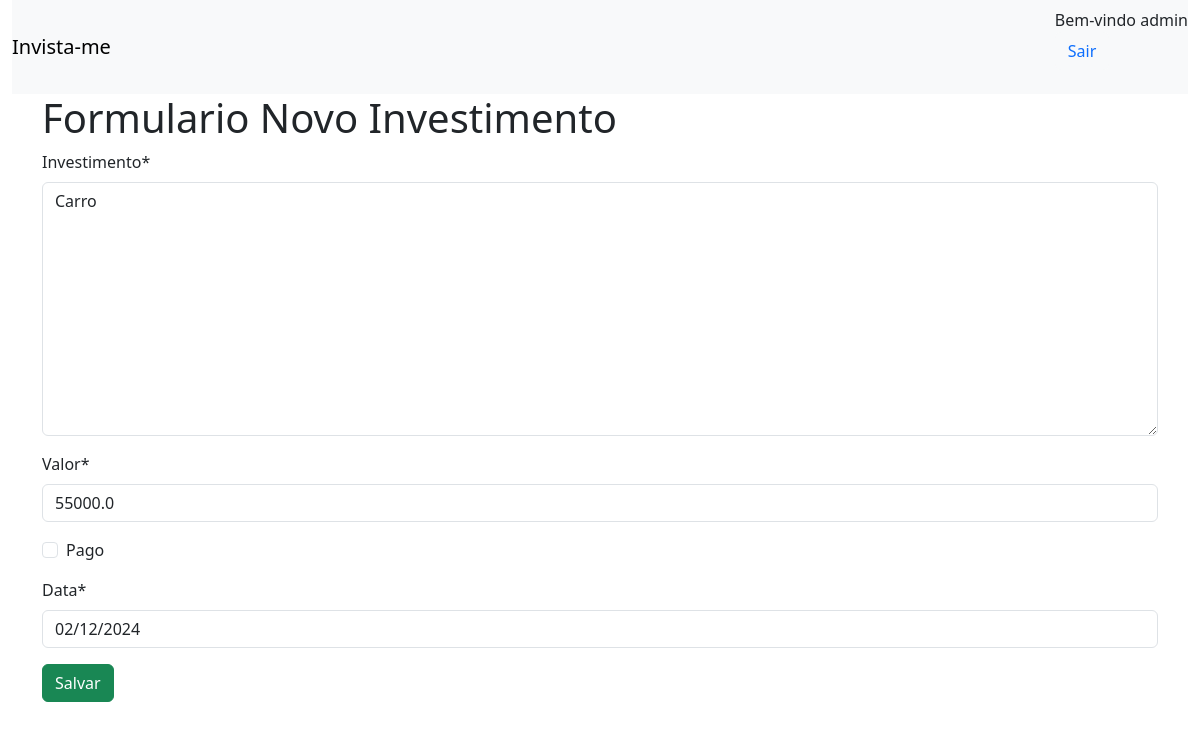
Screenshot of /novo_investimento/2 (signed in) with the database file from the repository.
### invista_me/models.py (models this page shows)
class Investimento(models.Model):
    investimento = models.TextField(max_length=255)
    valor = models.FloatField()
    pago = models.BooleanField(default=False)
    data = models.DateField(default=datetime.now)

### invista_me/views.py (the view)
# urls.py: path('novo_investimento/<int:id_investimento>',editar, name='editar'),
@login_required
def editar(request, id_investimento):
    investimento = Investimento.objects.get(pk=id_investimento)
    if request.method == 'GET':
        formulario = InvestimentoForm(instance=investimento)
        return render(request, 'investimentos/novo_investimento.html', {'formulario':formulario})
    else:
        formulario = InvestimentoForm(request.POST, instance=investimento)
        if formulario.is_valid():
            formulario.save()
        return redirect('investimentos')

### invista_me/forms.py
class InvestimentoForm(ModelForm):
    class Meta:
        model = Investimento
        fields = '__all__'

### invista_me/templates/investimentos/novo_investimento.html (shortened to what this page needs)
{% extends "investimentos/base.html" %}
{% block conteudo %}
{% load crispy_forms_tags %}
<div class="container">
    <h1>Formulario Novo Investimento</h1>
    <form action="" method="POST">
        {{formulario | crispy}}
        <button type="submit" class="btn btn-success">Salvar</button>
    </form>
</div>
    {% endblock%}

### invista_me/templates/investimentos/base.html (shortened to what this page needs)
<!doctype html>
<html lang="en">
  <head>
    <link href="https://cdn.jsdelivr.net/npm/bootstrap@5.3.3/dist/css/bootstrap.min.css" rel="stylesheet">
  </head>
  <body>
    <div class="container-fluid">
      <nav class="navbar bg-body-tertiary">
          <a class="navbar-brand" href="{% url 'investimentos' %}">Invista-me</a>
          <ul style="list-style: none;">
            {% if user.is_authenticated %}
            <li class="nav-item">
                <strong class= "nav-item nav-link">Bem-vindo {{user.get_username}} </strong>
            </li>
            <li class="nav-item">
                <form method="POST" action="{% url 'logout' %}">
                  <button class="btn bg-light text-primary" type="submit">Sair</button>
                </form>
            </li>
        {% endif %}
          </ul>
        </div>
        {% block conteudo %}
        {% endblock  %}
  </body>
</html>

### rows the page displays
Investimento: investimento "Carro", valor "55000.0", data "02/12/2024"

### other values shown
{{ user.get_username }} "admin"
